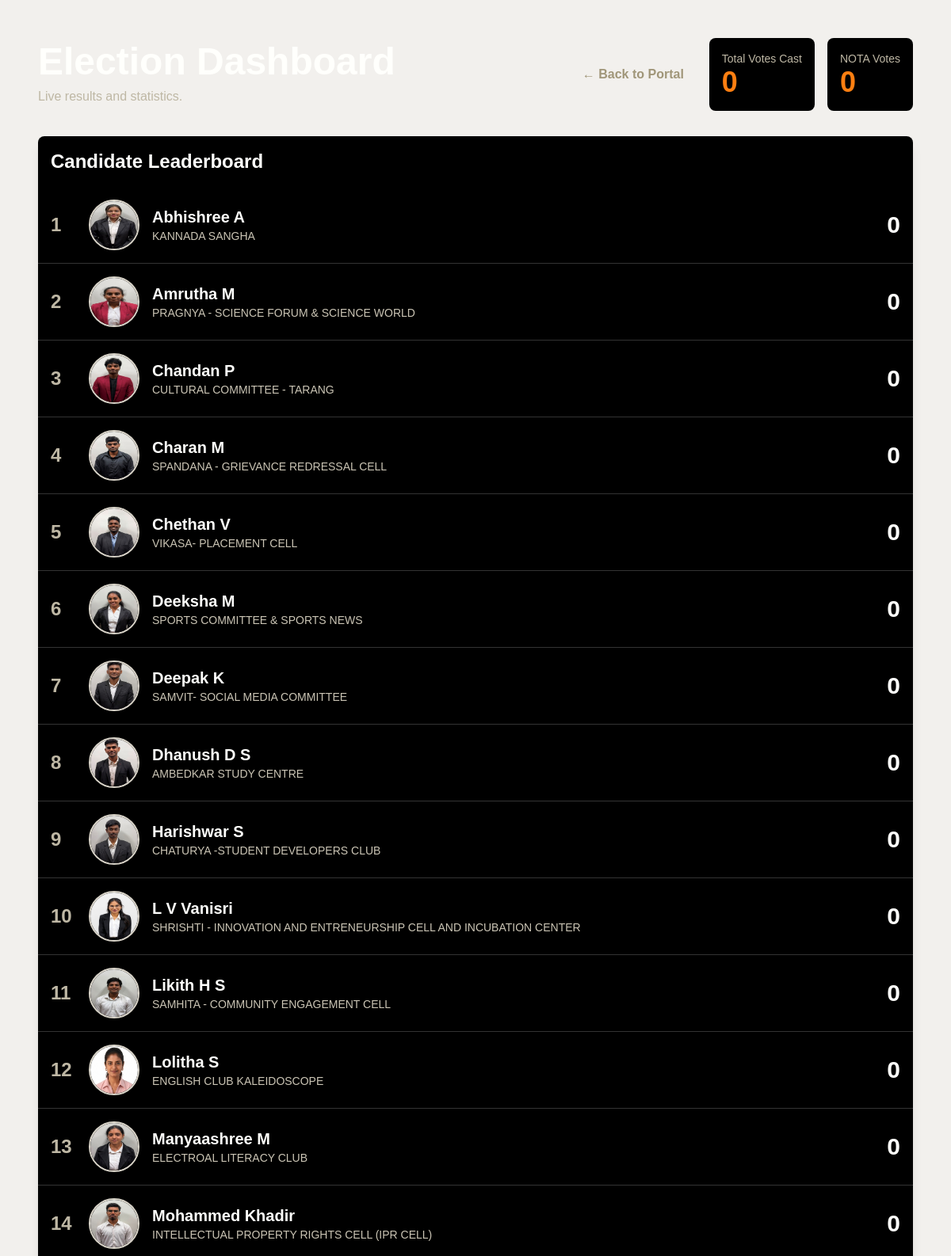
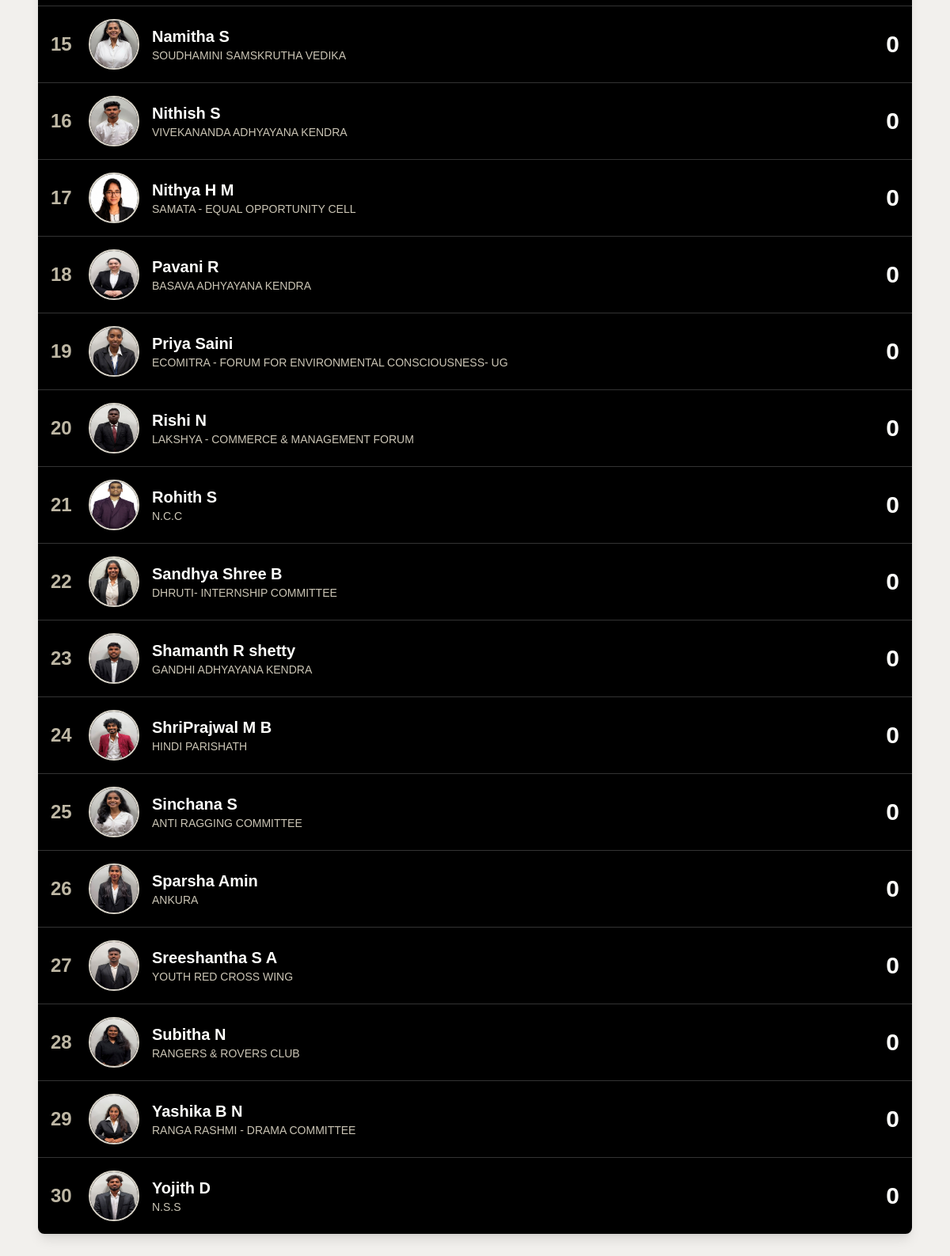
The page /dashboard/ (signed in) on the database its author committed (2 pictures, top to bottom).
### core/models.py (models this page shows, shortened)
class Candidate(models.Model):
    university = models.ForeignKey(University, on_delete=models.CASCADE, related_name='candidates')
    name = models.CharField(max_length=200)
    photo_url = models.ImageField(upload_to='candidates/', max_length=500)
    forum = models.CharField(max_length=200)
    vote_count = models.PositiveIntegerField(default=0)
    class Meta:
        ordering = ['-vote_count', 'name']
        unique_together = ('university', 'forum')

### core/views.py (the view)
# urls.py: path('dashboard/', views.dashboard_view, name='dashboard'),
@login_required(login_url='officer_login')
@user_passes_test(is_superuser, login_url='officer_login')
def dashboard_view(request):
    university = get_current_university(request)
    candidates = Candidate.objects.filter(university=university).order_by('-vote_count', 'name')
    total_votes = Vote.objects.filter(university=university).count()
    nota_votes = get_live_nota_votes(university)
    context = {'candidates': candidates, 'total_votes_cast': total_votes, 'nota_votes': nota_votes}
    return render(request, 'dashboard.html', context)

### core/views.py (called while the page is built)
def is_superuser(user):
    return user.is_superuser

def get_current_university(request):
    if request.user.is_authenticated:
        try:
            profile = Profile.objects.select_related('university').get(user=request.user)
            return profile.university
        except Profile.DoesNotExist:
            pass
    return University.objects.first()

def get_live_nota_votes(university):
    if not university:
        return 0
    voted_students = Student.objects.filter(university=university, has_voted=True).count()
    candidate_votes = Vote.objects.filter(university=university).count()
    return max(0, voted_students * 10 - candidate_votes)

### templates/dashboard.html (shortened to what this page needs)
{% extends 'base.html' %}
{% block content %}
<div class="w-full max-w-7xl mx-auto p-4 md:p-8">
    <div class="flex justify-between items-center mb-8">
        <div>
            <h1 class="text-3xl md:text-5xl font-semibold text-baby_powder">Election Dashboard</h1>
            <p class="text-khaki mt-2">Live results and statistics.</p>
        </div>
        <div class="flex items-center space-x-4">
            <a href="{% url 'officer_portal' %}" class="py-2 px-4 rounded-lg text-khaki-400 font-semibold hover:bg-black-500 hover:text-baby_powder transition-colors">
                &larr; Back to Portal
            </a>
            <div id="total-votes-card" class="p-4 bg-black-500 rounded-lg transition-colors duration-500">
                <p class="text-khaki text-sm">Total Votes Cast</p>
                <p id="total-votes-display" class="text-4xl font-semibold text-orange_wheel">{{ total_votes_cast }}</p>
            </div>
            <div id="nota-votes-card" class="p-4 bg-black-500 rounded-lg transition-colors duration-500">
                <p class="text-khaki text-sm">NOTA Votes</p>
                <p id="nota-votes-display" class="text-4xl font-semibold text-orange_wheel">{{ nota_votes }}</p>
            </div>
        </div>
    </div>
    <div class="bg-black-500 rounded-lg shadow-lg overflow-hidden">
        <div class="p-4">
             <h2 class="text-2xl font-semibold text-baby_powder">Candidate Leaderboard</h2>
        </div>
        <div id="leaderboard-body" class="divide-y divide-black-600">
            {% for candidate in candidates %}
            <div class="flex items-center p-4 space-x-4">
                <div class="text-2xl font-bold text-khaki w-8">{{ forloop.counter }}</div>
                <img src="{{ candidate.photo_url.url }}" alt="{{ candidate.name }}" class="w-16 h-16 rounded-full object-cover border-2 border-khaki-700">
                <div class="flex-grow">
                    <p class="text-xl font-semibold text-baby_powder">{{ candidate.name }}</p>
                    <p class="text-sm text-khaki-600">{{ candidate.forum }}</p>
                </div>
                <div class="text-3xl font-bold text-baby_powder">
                    {{ candidate.vote_count }}
                </div>
            </div>
            {% endfor %}
        </div>
    </div>
</div>
{% endblock %}

### templates/base.html (style rules this page uses)
body { font-family: 'Clash Display', sans-serif; }

### rows shown on the page
Candidate: photo_url (picture), name "Abhishree A", forum "KANNADA SANGHA", vote_count "0"
Candidate: photo_url (picture), name "Amrutha M", forum "PRAGNYA - SCIENCE FORUM & SCIENCE WORLD", vote_count "0"
Candidate: photo_url (picture), name "Chandan P", forum "CULTURAL COMMITTEE - TARANG", vote_count "0"
Candidate: photo_url (picture), name "Charan M", forum "SPANDANA - GRIEVANCE REDRESSAL CELL", vote_count "0"
Candidate: photo_url (picture), name "Chethan V", forum "VIKASA- PLACEMENT CELL", vote_count "0"
Candidate: photo_url (picture), name "Deeksha M", forum "SPORTS COMMITTEE & SPORTS NEWS", vote_count "0"
Candidate: photo_url (picture), name "Deepak K", forum "SAMVIT- SOCIAL MEDIA COMMITTEE", vote_count "0"
Candidate: photo_url (picture), name "Dhanush D S", forum "AMBEDKAR STUDY CENTRE", vote_count "0"
Candidate: photo_url (picture), name "Harishwar S", forum "CHATURYA -STUDENT DEVELOPERS CLUB", vote_count "0"
Candidate: photo_url (picture), name "L V Vanisri", forum "SHRISHTI - INNOVATION AND ENTRENEURSHIP CELL AND INCUBATION CENTER", vote_count "0"
Candidate: photo_url (picture), name "Likith H S", forum "SAMHITA - COMMUNITY ENGAGEMENT CELL", vote_count "0"
Candidate: photo_url (picture), name "Lolitha S", forum "ENGLISH CLUB KALEIDOSCOPE", vote_count "0"
Candidate: photo_url (picture), name "Manyaashree M", forum "ELECTROAL LITERACY CLUB", vote_count "0"
Candidate: photo_url (picture), name "Mohammed Khadir", forum "INTELLECTUAL PROPERTY RIGHTS CELL (IPR CELL)", vote_count "0"
Candidate: photo_url (picture), name "Namitha S", forum "SOUDHAMINI SAMSKRUTHA VEDIKA", vote_count "0"
Candidate: photo_url (picture), name "Nithish S", forum "VIVEKANANDA ADHYAYANA KENDRA", vote_count "0"
Candidate: photo_url (picture), name "Nithya H M", forum "SAMATA - EQUAL OPPORTUNITY CELL", vote_count "0"
Candidate: photo_url (picture), name "Pavani R", forum "BASAVA ADHYAYANA KENDRA", vote_count "0"
Candidate: photo_url (picture), name "Priya Saini", forum "ECOMITRA - FORUM FOR ENVIRONMENTAL CONSCIOUSNESS- UG", vote_count "0"
Candidate: photo_url (picture), name "Rishi N", forum "LAKSHYA - COMMERCE & MANAGEMENT FORUM", vote_count "0"
Candidate: photo_url (picture), name "Rohith S", forum "N.C.C", vote_count "0"
Candidate: photo_url (picture), name "Sandhya Shree B", forum "DHRUTI- INTERNSHIP COMMITTEE", vote_count "0"
Candidate: photo_url (picture), name "Shamanth R shetty", forum "GANDHI ADHYAYANA KENDRA", vote_count "0"
Candidate: photo_url (picture), name "ShriPrajwal M B", forum "HINDI PARISHATH", vote_count "0"
Candidate: photo_url (picture), name "Sinchana S", forum "ANTI RAGGING COMMITTEE", vote_count "0"
Candidate: photo_url (picture), name "Sparsha Amin", forum "ANKURA", vote_count "0"
Candidate: photo_url (picture), name "Sreeshantha S A", forum "YOUTH RED CROSS WING", vote_count "0"
Candidate: photo_url (picture), name "Subitha N", forum "RANGERS & ROVERS CLUB", vote_count "0"
Candidate: photo_url (picture), name "Yashika B N", forum "RANGA RASHMI - DRAMA COMMITTEE", vote_count "0"
Candidate: photo_url (picture), name "Yojith D", forum "N.S.S", vote_count "0"

### other values the page prints
{{ total_votes_cast }} "0"
{{ nota_votes }} "0"
